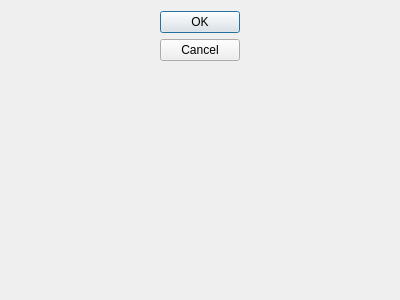
<?xml version="1.0" encoding="UTF-8"?>
<ui version="4.0">
 <class>ItemEditDialog</class>
 <widget class="QDialog" name="ItemEditDialog">
  <property name="geometry">
   <rect>
    <x>0</x>
    <y>0</y>
    <width>400</width>
    <height>300</height>
   </rect>
  </property>
  <property name="windowTitle">
   <string>Dialog</string>
  </property>
  <layout class="QHBoxLayout" name="horizontalLayout">
   <item>
    <layout class="QVBoxLayout" name="lay_Main"/>
   </item>
   <item>
    <widget class="QDialogButtonBox" name="buttonBox">
     <property name="orientation">
      <enum>Qt::Vertical</enum>
     </property>
     <property name="standardButtons">
      <set>QDialogButtonBox::Cancel|QDialogButtonBox::Ok</set>
     </property>
    </widget>
   </item>
  </layout>
 </widget>
 <resources/>
 <connections>
  <connection>
   <sender>buttonBox</sender>
   <signal>accepted()</signal>
   <receiver>ItemEditDialog</receiver>
   <slot>accept()</slot>
   <hints>
    <hint type="sourcelabel">
     <x>248</x>
     <y>254</y>
    </hint>
    <hint type="destinationlabel">
     <x>157</x>
     <y>274</y>
    </hint>
   </hints>
  </connection>
  <connection>
   <sender>buttonBox</sender>
   <signal>rejected()</signal>
   <receiver>ItemEditDialog</receiver>
   <slot>reject()</slot>
   <hints>
    <hint type="sourcelabel">
     <x>316</x>
     <y>260</y>
    </hint>
    <hint type="destinationlabel">
     <x>286</x>
     <y>274</y>
    </hint>
   </hints>
  </connection>
 </connections>
</ui>
